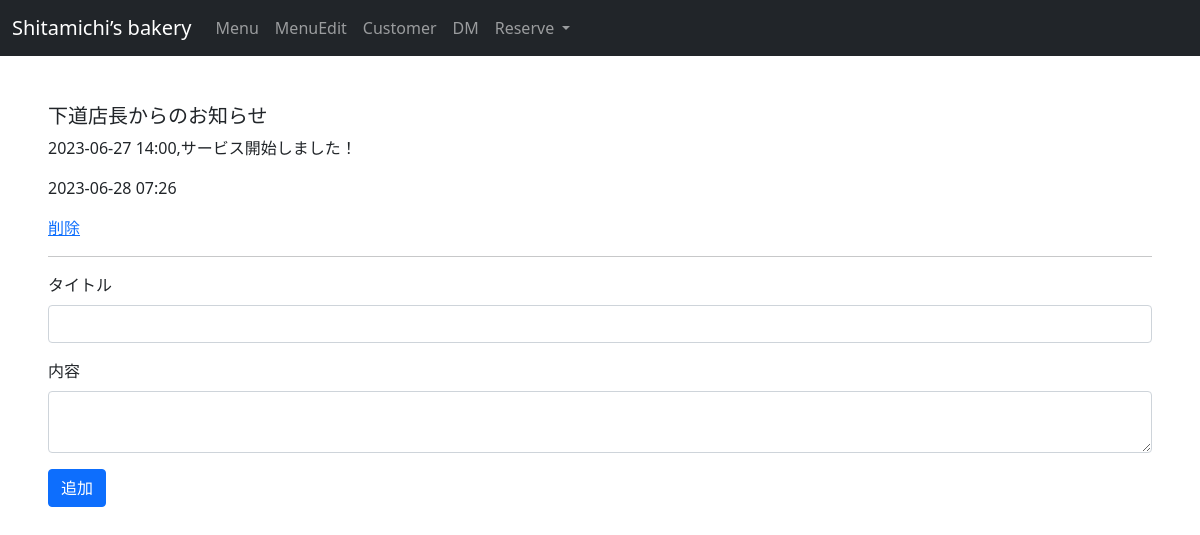
Page /dm_mana.php on the committed database.
### tables this page shows
create table dm (
    dm_id int auto_increment primary key,
    title varchar(100) not null,
    content varchar(500) not null,
    TimeStamp_id TIMESTAMP DEFAULT CURRENT_TIMESTAMP,
    customer_id int,
    foreign key (customer_id) references customer (id)
);

### dm_mana.php (the view, shortened to what this page needs)
<?php require 'header_mana.php'; ?>
<!DOCTYPE html>
<html lang="ja">
<head>
    <link href="https://cdn.jsdelivr.net/npm/bootstrap@5.0.2/dist/css/bootstrap.min.css" rel="stylesheet">
</head>
<body>
<div class="m-5">
    <?php
    foreach ($pdo->query('SELECT * FROM dm ORDER BY dm_id DESC') as $row) {
        echo '<div>';
        echo '<h5>' . $row["title"] . '</h5>';
        echo '<p>' . $row["content"] . '</p>';
        echo '<p>' . date('Y-m-d H:i', strtotime($row["TimeStamp_id"])) . '</p>';
        echo '<a href="?delete=' . $row["dm_id"] . '">削除</a>';
        echo '</div>';
        echo '<hr>';
    }
    ?>
<form method="POST" action="">
        <div class="mb-3">
            <label for="title" class="form-label">タイトル</label>
            <input type="text" class="form-control" id="title" name="title" required>
        </div>
        <div class="mb-3">
            <label for="content" class="form-label">内容</label>
            <textarea class="form-control" id="content" name="content" required></textarea>
        </div>
        <button type="submit" class="btn btn-primary">追加</button>
    </form>
</div>
</body>
</html>

### rows in the picture
dm: title "下道店長からのお知らせ", content "2023-06-27 14:00,サービス開始しました！", TimeStamp "2023-06-28 07:26"
